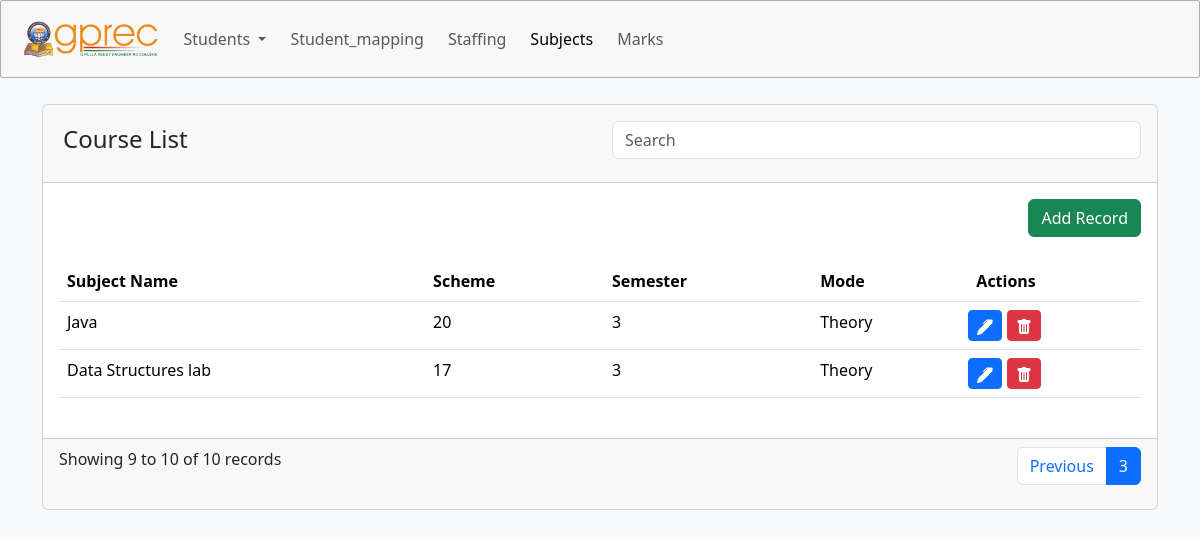
Screenshot of /show?page=3 with the database file from the repository.
### acad/models.py (models this page shows, shortened)
class Subjects(models.Model):
    course_code=models.CharField(max_length=10)
    subject=models.CharField(max_length=50)
    category=models.CharField(max_length=6)
    scheme=models.IntegerField()
    semester=models.IntegerField()
    mode=models.CharField(max_length=10)
    credits=models.DecimalField(max_digits=10, decimal_places=2)
    type=models.CharField(max_length=10)
    end_exam_marks=models.IntegerField()
    cia_marks=models.IntegerField()
    total_marks=models.IntegerField()

### acad/views.py (the view)
# urls.py: path('show', views.show, name='show'),
def show(request):
    subjects_records = Subjects.objects.all().order_by('-id')
    subjects_with_branches = []
    for subject_record in subjects_records:
        course_code = subject_record.course_code
        branches = Branch.objects.filter(course_code=course_code).values_list('branch', flat=True)
        subjects_with_branches.append({'subject': subject_record, 'branches': branches})
    page = request.GET.get('page', 1)
    records_per_page = 4
    paginator = Paginator(subjects_with_branches, records_per_page)
    try:
        records = paginator.page(page)
    except EmptyPage:
        records = paginator.page(paginator.num_pages)
    return render(request, 'show.html', {'records': records})

### templates/show.html (shortened to what this page needs)
{% extends "base.html" %}
{% block body %}
{% load static %}
<link rel="stylesheet" href="{% static "bbbootstrap.css" %}">
<div class="container my-5">
    <div class="card">
        <div class="card-header p-3">
            <div class="row">
                <div class="col-md-6">
                    <h4 class="p-1">Course List</h4>
                </div>
                <div class="col-md-6 text-right">
                    <input type="text" id="searchInput" class="form-control" placeholder="Search">
                </div>
            </div>
        </div>
        <div class="card-body">
            <div class="row">
                <div class="col">
                    <a href="{% url 'subject' %}" class="btn btn-success float-end mb-4">Add Record</a>
                </div>
            </div>
            <div class="row">
                <div class="table-responsive">
                    <table class="table" id="dataTable">
                        <thead>
                            <tr>
                                <th>Subject Name</th>
                                <th>Scheme</th>
                                <th>Semester</th>
                                <th>Mode</th>
                                <th>Actions</th>
                            </tr>
                        </thead>
                        <tbody>
                            {% for record in records %}
                            <tr>
                                <td>{{ record.subject.subject }}</td>
                                <td>{{ record.subject.scheme }}</td>
                                <td>{{ record.subject.semester }}</td>
                                <td>{{ record.subject.mode }}</td>
                                <td class="mx-0 px-0">
                                    <button class="btn btn-sm btn-primary" data-bs-toggle="modal"
                                        data-bs-target="#editModal{{ record.subject.id }}">
                                    </button>
                                    <button class="btn btn-sm btn-danger" data-bs-toggle="modal"
                                        data-bs-target="#deleteModal{{ record.subject.id }}">
                                    </button>
                                </td>
                            </tr>
                            {% endfor %}
                        </tbody>
                    </table>
                </div>
            </div>
        </div>
        <div class="card-footer mt-2">
            <div class="d-flex justify-content-between">
                <span>Showing {{ records.start_index }} to {{ records.end_index }} of {{ records.paginator.count }}
                    records</span>
                <ul class="pagination">
                    {% if records.has_previous %}
                    <li class="page-item"><a class="page-link"
                            href="?page={{ records.previous_page_number }}">Previous</a></li>
                    {% endif %}
                    <li class="page-item active"><span class="page-link">{{ records.number }}</span></li>
                </ul>
            </div>
        </div>
    </div>
</div>
{% endblock body %}

### rows the page displays
Subjects: subject.subject "Java", subject.scheme "20", subject.semester "3", subject.mode "Theory"
Subjects: subject.subject "Data Structures lab", subject.scheme "17", subject.semester "3", subject.mode "Theory"

### other values shown
{{ records.start_index }} "9"
{{ records.end_index }} "10"
{{ records.paginator.count }} "10"
{{ records.number }} "3"
